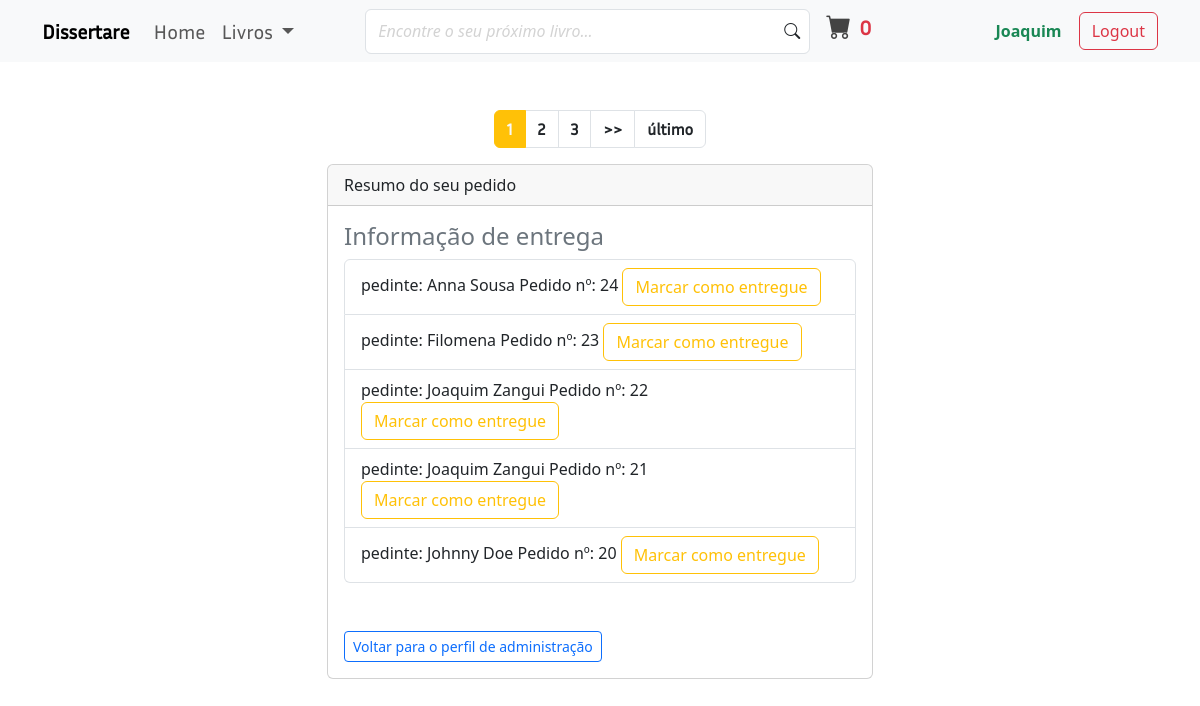
The app's page /payment/not_shipped_dash/ (signed in), older data.
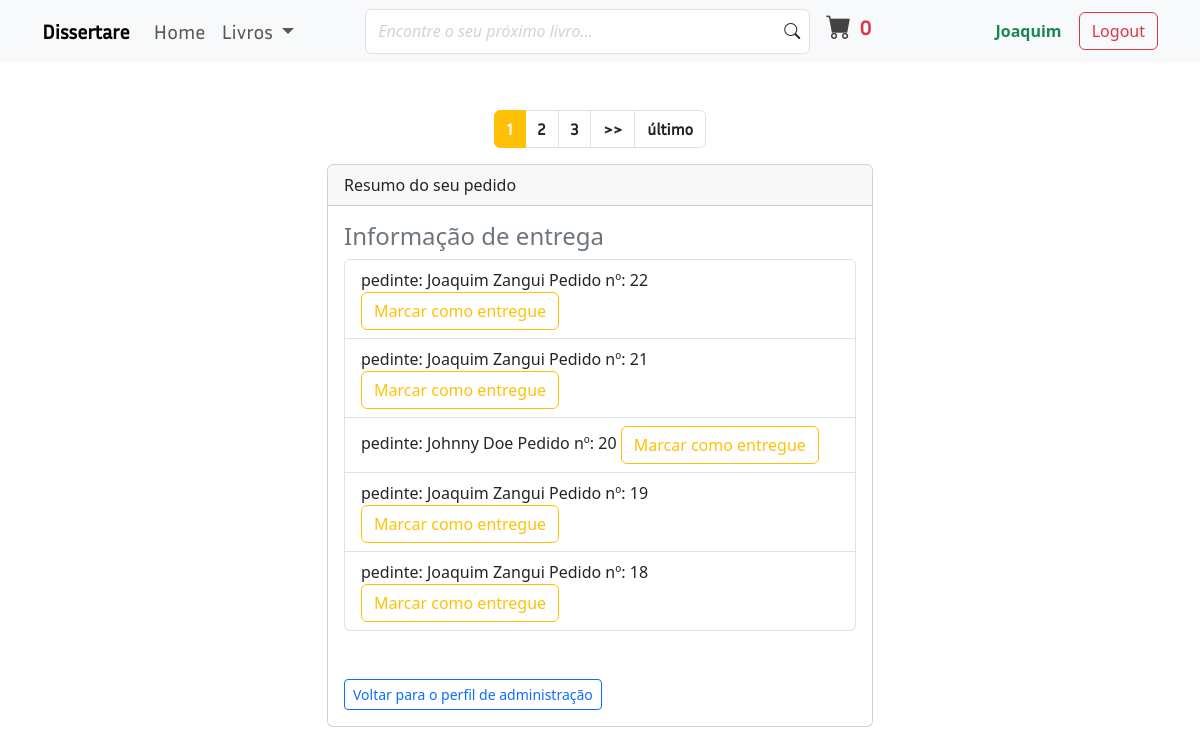
The same page, newer data.
### payment/models.py (models this page shows, shortened)
class Order(models.Model):
    user = models.ForeignKey(User, on_delete=models.CASCADE, null=True, blank=True)
    full_name = models.CharField(max_length=250)
    email = models.EmailField(max_length=250)
    shipping_address = models.TextField(max_length=15000)
    amount_paid = models.DecimalField(max_digits=7, decimal_places=2)
    date_ordered = models.DateTimeField(default=timezone.now)
    shipped = models.BooleanField(default=False)
    date_shipped = models.DateTimeField(blank=True, null=True)

### payment/views.py (the view)
# urls.py: path('not_shipped_dash/', views.not_shipped_dash, name='not-shipped-dash'),
@login_required
def not_shipped_dash(request):
    if request.user.is_superuser:
        orders = Order.objects.filter(shipped=False).order_by('-date_ordered')
        pagtr = Paginator(orders, 5)
        page_number = request.GET.get('page')
        page_obj = pagtr.get_page(page_number)
        return render(request, 'payment/not_shipped_dash.html', {'page_obj': page_obj})
    else:
        messages.warning(request, "Access Denied")
        return redirect('books')

### books/context_processors.py (called while the page is built)
def announcement(request):
    announcement_obj = Announcement_context(request)
    announcements = announcement_obj.announcement.order_by('-date_posted')[:3]
    return {'announcements': announcements}

### cart/cart.py (called while the page is built)
    def __len__(self):
        return len(self.cart)

### cart/context_processors.py (called while the page is built)
def cart(request):
    return {'cart': Cart(request)}

### payment/templates/payment/not_shipped_dash.html (shortened to what this page needs)
{% extends 'books/base.html' %}
{% block main_content %}
    <div class="py-5 container">
        <nav aria-label="Page navigation example">
            <ul class="pagination pagination-md justify-content-center">
                {% for num in page_obj.paginator.page_range %}
                    {% if page_obj.number == num %}
                        <li class="page-item active" aria-current="page"><a class="page-link text-light fw-bold bg-warning border-warning" href="?page={{num}}">{{num}}</a></li>
                    {% elif num > page_obj.number|add:'-3' and num < page_obj.number|add:'3' %}
                        <li class="page-item"><a class="page-link text-dark fw-bold" href="?page={{num}}">{{num}}</a></li>
                    {% endif %}
                {% endfor %}
                {% if page_obj.has_next %}
                    <li class="page-item">
                        <a class="page-link text-dark fw-bold" href="?page={{page_obj.next_page_number}}" aria-label="Next">
                            <span aria-hidden="true">>></span>
                        </a>
                    </li>
                    <li class="page-item">
                        <a class="page-link text-dark fw-bold" href="?page={{page_obj.paginator.num_pages}}" aria-label="Next">
                            <span aria-hidden="true">último</span>
                        </a>
                    </li>
                {% endif %}
            </ul>
        </nav>
        <div class="row">
            <div class="col-md-6 offset-md-3">
                <div class="card">
                    <div class="card-header">
                      Resumo do seu pedido
                    </div>
                    <div class="card-body">
                        <h4 class="text-secondary">Informação de entrega</h4>
                        <ul class="list-group">
                            {% for order in page_obj %}
                                <li class="list-group-item">
                                    pedinte: {{order.full_name}} Pedido nº: {{order.id}} <a href="{% url 'not-shipped-to-shipped' order.id %}" class="btn btn-outline-warning">Marcar como entregue</a>
                                </li>
                            {% endfor %}
                        </ul>
                        <br><br>
                        <a href="{% url 'staff-profile' %}" class="btn btn-sm btn-outline-primary">Voltar para o perfil de administração</a>
                    </div>
                </div>
            </div>
        </div>
    </div>
{% endblock %}

Row changes from the older to the newer data that the page shows:
no longer on this page (row edited): Order: full_name "Anna Sousa", id "24"
no longer on this page (row edited): Order: full_name "Filomena", id "23"
now on this page (row unchanged): Order: full_name "Joaquim Zangui", id "19"
now on this page (row unchanged): Order: full_name "Joaquim Zangui", id "18"
